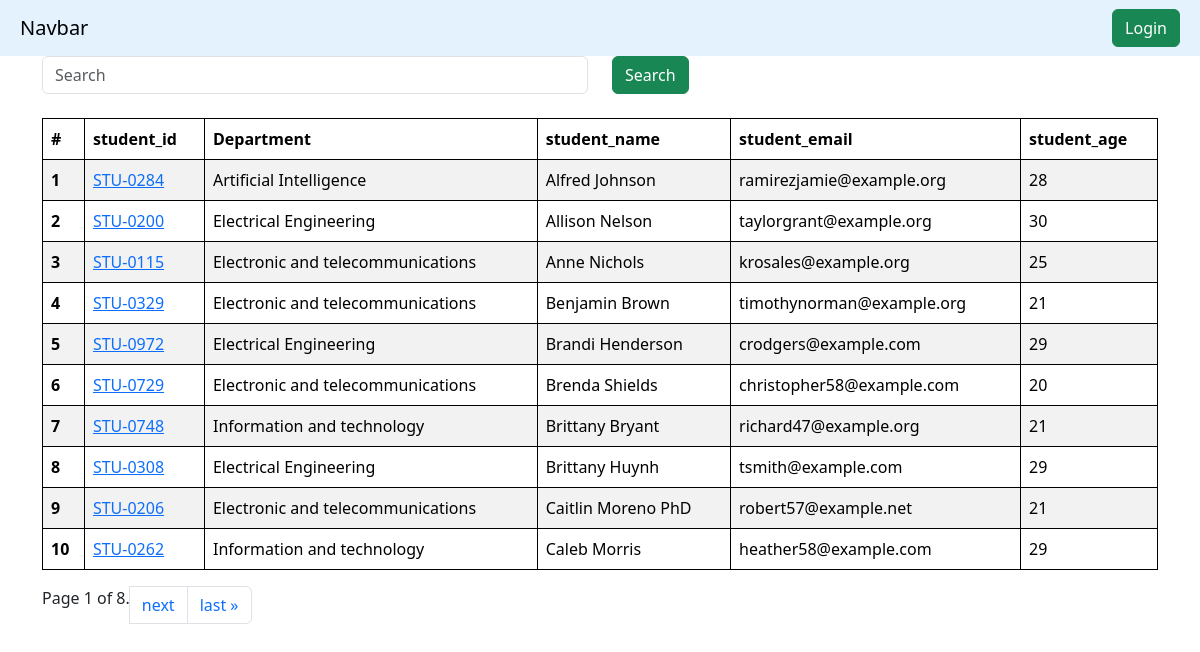
The page /students/ on the database its author committed.
### vege/models.py (models this page shows, shortened)
class Student(models.Model):
    department = models.ForeignKey(Department,related_name="depart",on_delete=models.CASCADE)
    student_id = models.OneToOneField(StudentID, related_name="studentid", on_delete=models.SET_NULL, null=True)
    student_name = models.CharField(max_length=100)
    student_email = models.EmailField(unique=True)
    student_age = models.IntegerField(default=18)
    student_address = models.TextField()
    def __str__(self) -> str:
        return self.student_name
    class Meta:
        ordering = ['student_name']
        verbose_name = "student"

class StudentID(models.Model):
    student_id = models.CharField(max_length=100)
    def __str__(self) -> str:
        return self.student_id

class Department(models.Model):
    department = models.CharField(max_length=100)
    class Meta:
         ordering = ['department']

### vege/views.py (the view, shortened to what this page needs)
# urls.py: path('students/' , get_students , name="get_students"),
def get_students(request):
    queryset = Student.objects.all()
    paginator = Paginator(queryset, 10)
    page_number = request.GET.get("page",1)
    page_obj = paginator.get_page(page_number)
    print(page_obj.object_list)
    return render(request,'report/students.html',{'queryset':page_obj})

### vege/templates/report/students.html (shortened to what this page needs)
{% extends "base.html" %}
{% block start %}
<div class = 'container' mt-5>
    <form class = "mb-4">
        <div class = "row">
            <div class = "col-md-6">
                <input class ="form-control" name="search" placeholder="Search">
            </div>
            <div class = "col-md-6">
                <button class="btn btn-success">Search</button>
            </div>
        </div>
    </form>
    <table class="table table-striped">
        <thead>
          <tr>
            <th scope="col">#</th>
            <th scope="col">student_id</th>
            <th scope="col">Department</th>
            <th scope="col">student_name</th>
            <th scope="col">student_email</th>
            <th scope="col">student_age</th>
          </tr>
        </thead>
        <tbody>
            {% for student in queryset %}
          <tr>
            <th scope="row">{{forloop.counter}}</th>
            <td>
                <a href="{% url 'see_marks' student.student_id  %}">
                {{student.student_id}}
            </a>
            </td>
            <td>{{student.department.department}}</td>
            <td>{{student.student_name}}</td>
            <td>{{student.student_email}}</td>
            <td>{{student.student_age}}</td>
          </tr>
          {% endfor %}
          </tbody>
          </table>
          <nav aria-label="Page navigation example">
          <ul class="pagination">
                <span class="current">
                    Page {{ queryset.number }} of {{ queryset.paginator.num_pages }}.
                </span>
                {% if queryset.has_next %}
                <li class="page-item"><a class="page-link" href="?page={{ queryset.next_page_number }}">next</a></li>
                <li class="page-item"><a class="page-link" href="?page={{ queryset.paginator.num_pages }}">last &raquo;</a></li>
                {% endif %}
        </ul>
    </nav>
        </div>
{% endblock %}

### home/templates/base.html (shortened to what this page needs)
<!DOCTYPE html>
<html lang="en">
<head>
    <link href="https://cdn.jsdelivr.net/npm/bootstrap@5.3.3/dist/css/bootstrap.min.css" rel="stylesheet">
</head>
<body>
    <nav class="navbar p-2" style="background-color: #e3f2fd;">
        <div class="container-fluid">
          <a class="navbar-brand">Navbar</a>
          <form class="d-flex" role="search">
            {% if request.user.is_authenticated %}
            <a href = '/logout/' class="btn btn-success" type="submit">Logout</a>
            {% else %}
            <a href = '/login/' class="btn btn-success" type="submit">Login</a>
            {% endif %}
          </form>
        </div>
      </nav>
    {% block start%}
    {% endblock %}
</body>
</html>

### home/templates/base.html (style rules this page uses)
table, th, td { border: 1px solid black; }

### rows shown on the page
Student: student_id "STU-0284", department.department "Artificial Intelligence", student_name "Alfred Johnson", student_email "ramirezjamie@example.org", student_age "28"
Student: student_id "STU-0200", department.department "Electrical Engineering", student_name "Allison Nelson", student_email "taylorgrant@example.org", student_age "30"
Student: student_id "STU-0115", department.department "Electronic and telecommunications", student_name "Anne Nichols", student_email "krosales@example.org", student_age "25"
Student: student_id "STU-0329", department.department "Electronic and telecommunications", student_name "Benjamin Brown", student_email "timothynorman@example.org", student_age "21"
Student: student_id "STU-0972", department.department "Electrical Engineering", student_name "Brandi Henderson", student_email "crodgers@example.com", student_age "29"
Student: student_id "STU-0729", department.department "Electronic and telecommunications", student_name "Brenda Shields", student_email "christopher58@example.com", student_age "20"
Student: student_id "STU-0748", department.department "Information and technology", student_name "Brittany Bryant", student_email "richard47@example.org", student_age "21"
Student: student_id "STU-0308", department.department "Electrical Engineering", student_name "Brittany Huynh", student_email "tsmith@example.com", student_age "29"
Student: student_id "STU-0206", department.department "Electronic and telecommunications", student_name "Caitlin Moreno PhD", student_email "robert57@example.net", student_age "21"
Student: student_id "STU-0262", department.department "Information and technology", student_name "Caleb Morris", student_email "heather58@example.com", student_age "29"

### other values the page prints
{{ queryset.number }} "1"
{{ queryset.paginator.num_pages }} "8"
